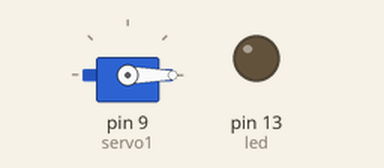
This sketch was run on a simulated Arduino Uno, built with avr-gcc and run on an emulated ATmega328P. Shown: servo, output pins drawn as LEDs (lit = HIGH).

Above: at 3.05 s.
At 5.0 s:
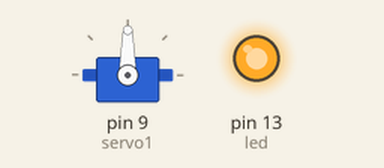
At 5.95 s:
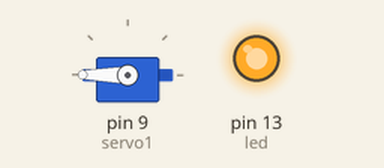
At 7.0 s:
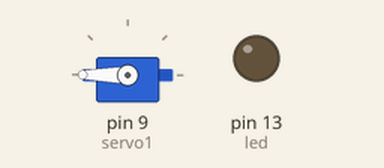
Timing chart, 0 to 8.2 s (numbered marks = the images above):
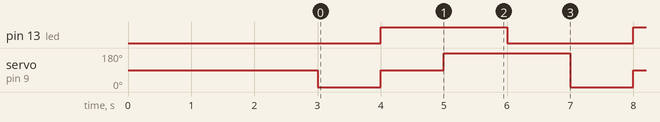

Measured:
- by itself, pin 13 (led): alternates HIGH for 2.0 s and LOW for 2.0 s
- by itself, servo on pin 9 (servo1): repeats every 4.0 s: 90° 1.0 s, 180° 2.0 s, 0° 1.0 s

The sketch:

Latihan-LED-SERVO.ino
```cpp
///////////////////////////// KASUS 2 Belajar Servo dan LED /////////////////////////////////////////////////
#include <Servo.h>

Servo servo1;
int led = 13;

void setup()
{

  servo1.attach(9);
  servo1.write(90);
  delay(3000);
  pinMode(led, OUTPUT);
  digitalWrite(led, LOW);

}

void loop()
{
  servo1.write(0);
  delay(1000);
  servo1.write(90);
  if(servo1.read() == 90){
    digitalWrite(led, HIGH);
  }
  delay(1000);
  digitalWrite(led, LOW);
  servo1.write(180);
  if(servo1.read() == 180){
    digitalWrite(led, HIGH);
  }
  delay(1000);
  digitalWrite(led, LOW);
  servo1.write(270);
  if(servo1.read() == 270){
      digitalWrite(led, HIGH);
    }
  delay(1000);
  digitalWrite(led, LOW);
}
```
